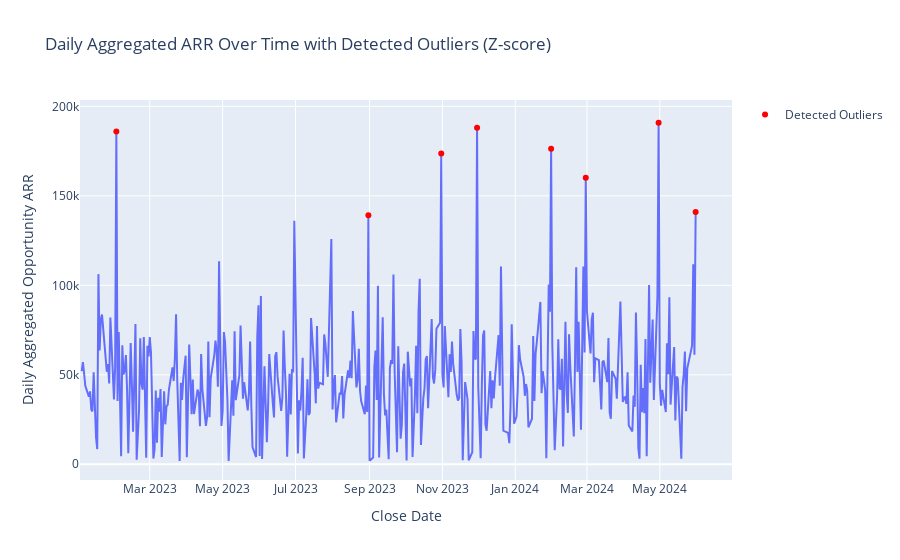
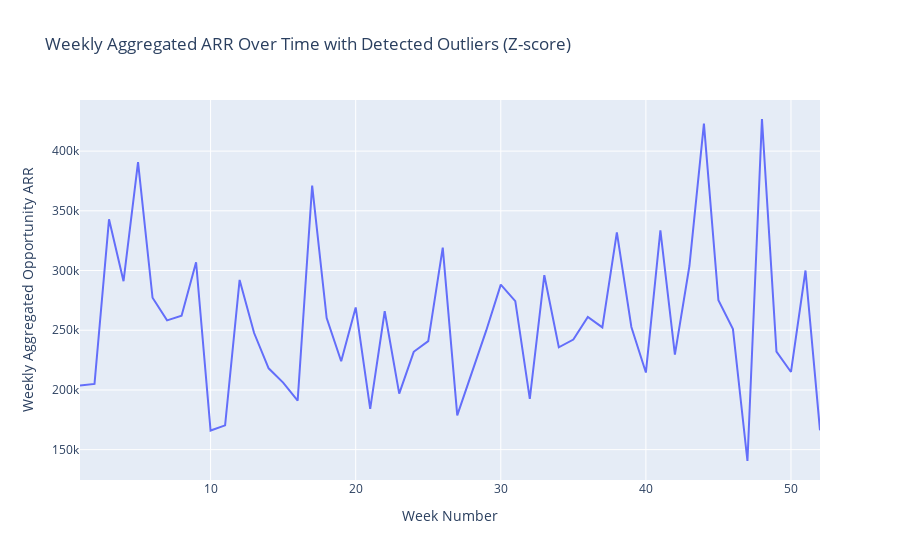

Write notebook code for charts like these, in order.
### Code cell
# Plot daily aggregated ARR with detected outliers
fig_daily = px.line(daily_aggregated, x='Close Date', y='daily_sum_arr', title="Daily Aggregated ARR Over Time with Detected Outliers (Z-score)",
                    labels={"Close Date": "Close Date", "daily_sum_arr": "Daily Aggregated Opportunity ARR"})
fig_daily.add_scatter(x=outliers_zscore_daily['Close Date'], y=outliers_zscore_daily['daily_sum_arr'], mode='markers', marker=dict(color='red'), name="Detected Outliers")
fig_daily.update_layout(xaxis_title="Close Date", yaxis_title="Daily Aggregated Opportunity ARR")
fig_daily.show()

# Calculate and print percentage of outliers for daily data
daily_outlier_percent = (len(outliers_zscore_daily) / daily_aggregated.shape[0]) * 100
print(f"Detected {len(outliers_zscore_daily)} outliers ({daily_outlier_percent:.2f}% of the dataset) in daily_sum_arr using the Z-score method.\n")

# Plot weekly aggregated ARR with detected outliers
fig_weekly = px.line(weekly_aggregated, x='week_number', y='weekly_sum_arr', title="Weekly Aggregated ARR Over Time with Detected Outliers (Z-score)",
                     labels={"week_number": "Week Number", "weekly_sum_arr": "Weekly Aggregated Opportunity ARR"})
fig_weekly.add_scatter(x=outliers_zscore_weekly['week_number'], y=outliers_zscore_weekly['weekly_sum_arr'], mode='markers', marker=dict(color='red'), name="Detected Outliers")
fig_weekly.update_layout(xaxis_title="Week Number", yaxis_title="Weekly Aggregated Opportunity ARR")
fig_weekly.show()

# Calculate and print percentage of outliers for weekly data
weekly_outlier_percent = (len(outliers_zscore_weekly) / weekly_aggregated.shape[0]) * 100
print(f"Detected {len(outliers_zscore_weekly)} outliers ({weekly_outlier_percent:.2f}% of the dataset) in weekly_sum_arr using the Z-score method.\n")

# Plot monthly aggregated ARR with detected outliers
fig_monthly = px.line(monthly_aggregated, x='month_number', y='monthly_sum_arr', title="Monthly Aggregated ARR Over Time with Detected Outliers (Z-score)",
                      labels={"month_number": "Month Number", "monthly_sum_arr": "Monthly Aggregated Opportunity ARR"})
fig_monthly.add_scatter(x=outliers_zscore_monthly['month_number'], y=outliers_zscore_monthly['monthly_sum_arr'], mode='markers', marker=dict(color='red'), name="Detected Outliers")
fig_monthly.update_layout(xaxis_title="Month Number", yaxis_title="Monthly Aggregated Opportunity ARR")
fig_monthly.show()

# Calculate and print percentage of outliers for monthly data
monthly_outlier_percent = (len(outliers_zscore_monthly) / monthly_aggregated.shape[0]) * 100
print(f"Detected {len(outliers_zscore_monthly)} outliers ({monthly_outlier_percent:.2f}% of the dataset) in monthly_sum_arr using the Z-score method.\n")

### Figure 1 — Plotly figure (JSON) as saved in the notebook; plotly's stock layout.template omitted (floating-point values rounded to 4 significant figures; data arrays with more than 128 entries replaced by an {"elided": "..."} marker saying what was removed)
{"data": [{"hovertemplate": "Close Date=%{x}<br>Daily Aggregated Opportunity ARR=%{y}<extra></extra>", "legendgroup": "", "line": {"color": "#636efa", "dash": "solid"}, "marker": {"symbol": "circle"}, "mode": "lines", "name": "", "orientation": "v", "showlegend": false, "type": "scatter", "x": {"elided": "399 str values"}, "xaxis": "x", "y": {"elided": "399 float values"}, "yaxis": "y"}, {"marker": {"color": "red"}, "mode": "markers", "name": "Detected Outliers", "type": "scatter", "x": ["2023-02-01T00:00:00", "2023-08-31T00:00:00", "2023-10-31T00:00:00", "2023-11-30T00:00:00", "2024-01-31T00:00:00", "2024-02-29T00:00:00", "2024-04-30T00:00:00", "2024-05-31T00:00:00"], "y": [185939, 139160, 173610, 188027, 176345, 160121, 190833, 140957]}], "layout": {"legend": {"tracegroupgap": 0}, "title": {"text": "Daily Aggregated ARR Over Time with Detected Outliers (Z-score)"}, "xaxis": {"anchor": "y", "domain": [0, 1], "title": {"text": "Close Date"}}, "yaxis": {"anchor": "x", "domain": [0, 1], "title": {"text": "Daily Aggregated Opportunity ARR"}}}}

### Figure 2 — Plotly figure (JSON) as saved in the notebook; plotly's stock layout.template omitted (floating-point values rounded to 4 significant figures)
{"data": [{"hovertemplate": "Week Number=%{x}<br>Weekly Aggregated Opportunity ARR=%{y}<extra></extra>", "legendgroup": "", "line": {"color": "#636efa", "dash": "solid"}, "marker": {"symbol": "circle"}, "mode": "lines", "name": "", "orientation": "v", "showlegend": false, "type": "scatter", "x": [1, 2, 3, 4, 5, 6, 7, 8, 9, 10, 11, 12, 13, 14, 15, 16, 17, 18, 19, 20, 21, 22, 23, 24, 25, 26, 27, 28, 29, 30, 31, 32, 33, 34, 35, 36, 37, 38, 39, 40, 41, 42, 43, 44, 45, 46, 47, 48, 49, 50, 51, 52], "xaxis": "x", "y": [203782, 205047, 342883, 291057, 390814, 277178, 258271, 262093, 306959, 166017, 170353, 292098, 247659, 218102, 206095, 191017, 371178, 260162, 223982, 269078, 184090, 265886, 196938, 231928, 240910, 319183, 178656, 213344, 249800.0, 288188, 274379, 192481, 296066, 235699, 242146, 261098, 252403, 331893, 252710, 214579, 333590, 229586, 303784, 422994, 275140, 250945, 140496, 426890, 232094, 215053, 300014, 166171], "yaxis": "y"}, {"marker": {"color": "red"}, "mode": "markers", "name": "Detected Outliers", "type": "scatter", "x": [], "y": []}], "layout": {"legend": {"tracegroupgap": 0}, "title": {"text": "Weekly Aggregated ARR Over Time with Detected Outliers (Z-score)"}, "xaxis": {"anchor": "y", "domain": [0, 1], "title": {"text": "Week Number"}}, "yaxis": {"anchor": "x", "domain": [0, 1], "title": {"text": "Weekly Aggregated Opportunity ARR"}}}}
